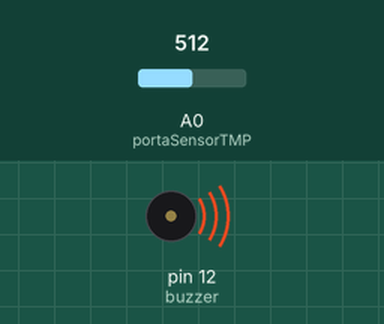
A sketch run on a simulated Arduino Uno, built with avr-gcc and run on an emulated ATmega328P. Parts: buzzer (waves = sounding). Inputs (shaded band) come from the test bench; at power-on: A0 (portaSensorTMP) = 512. What the sketch prints to the serial monitor is not drawn.

Above: at 0.1 s.
Timing chart, 0 to 1.6 s (numbered marks = the images above):
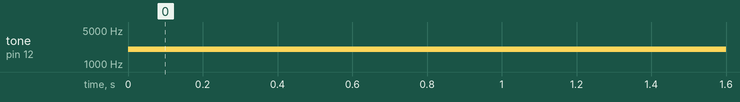

Measured:
- by itself, tone on pin 12 (buzzer): silent → 2000 Hz at 0.00 s

The sketch:

alarme-sensor.ino
```cpp
int portaSensorTMP = A0;
int valorSensorTMP;
float temperatura = 0;
int buzzer = 12;

void setup()
{
 Serial.begin(9600);
 pinMode (buzzer, OUTPUT);
}

void loop()
{
 valorSensorTMP = analogRead(portaSensorTMP);
 temperatura = valorSensorTMP * 0.1075268817204301;
  Serial.println(temperatura);
  if (temperatura > 15){
    tone (buzzer, 2000);
  }
}
```
